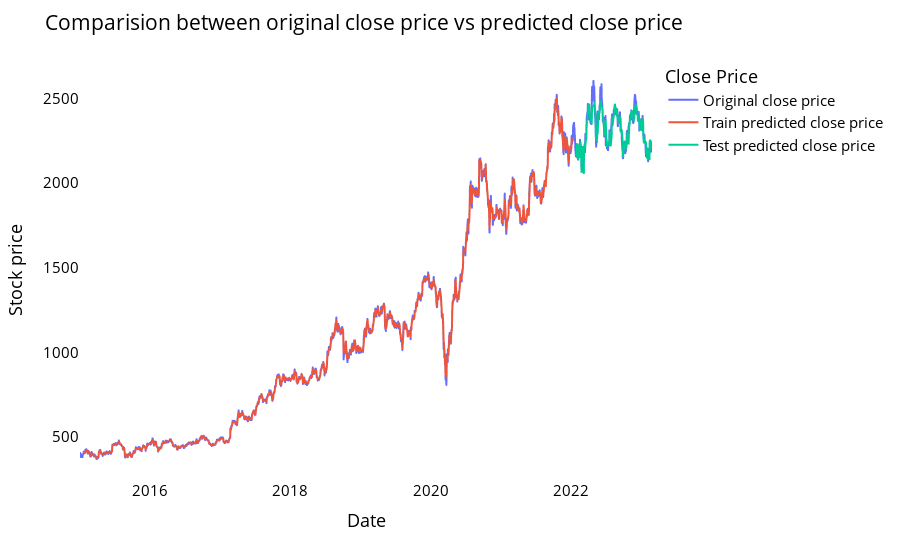

Source (notebook cell):
### Markdown cell above
### Comparision between original stock close price vs predicted close price

### Code cell
# shift train predictions for plotting

look_back=time_step
trainPredictPlot = np.empty_like(closedf)
trainPredictPlot[:, :] = np.nan
trainPredictPlot[look_back:len(train_predict)+look_back, :] = train_predict
print("Train predicted data: ", trainPredictPlot.shape)

# shift test predictions for plotting
testPredictPlot = np.empty_like(closedf)
testPredictPlot[:, :] = np.nan
testPredictPlot[len(train_predict)+(look_back*2)+1:len(closedf)-1, :] = test_predict
print("Test predicted data: ", testPredictPlot.shape)

names = cycle(['Original close price','Train predicted close price','Test predicted close price'])


plotdf = pd.DataFrame({'Date': close_stock['Date'],
                       'original_close': close_stock['Close'],
                      'train_predicted_close': trainPredictPlot.reshape(1,-1)[0].tolist(),
                      'test_predicted_close': testPredictPlot.reshape(1,-1)[0].tolist()})

fig = px.line(plotdf,x=plotdf['Date'], y=[plotdf['original_close'],plotdf['train_predicted_close'],
                                          plotdf['test_predicted_close']],
              labels={'value':'Stock price','Date': 'Date'})
fig.update_layout(title_text='Comparision between original close price vs predicted close price',
                  plot_bgcolor='white', font_size=15, font_color='black', legend_title_text='Close Price')
fig.for_each_trace(lambda t:  t.update(name = next(names)))

fig.update_xaxes(showgrid=False)
fig.update_yaxes(showgrid=False)
fig.show()

### Figure 1 — Plotly figure (JSON) as saved in the notebook; plotly's stock layout.template omitted (floating-point values rounded to 4 significant figures; data arrays with more than 128 entries replaced by an {"elided": "..."} marker saying what was removed)
{"data": [{"hovertemplate": "variable=original_close<br>Date=%{x}<br>Stock price=%{y}<extra></extra>", "legendgroup": "original_close", "line": {"color": "#636efa", "dash": "solid"}, "marker": {"symbol": "circle"}, "mode": "lines", "name": "Original close price", "showlegend": true, "type": "scattergl", "x": {"elided": "2016 str values"}, "xaxis": "x", "y": {"elided": "2016 float values"}, "yaxis": "y"}, {"hovertemplate": "variable=train_predicted_close<br>Date=%{x}<br>Stock price=%{y}<extra></extra>", "legendgroup": "train_predicted_close", "line": {"color": "#EF553B", "dash": "solid"}, "marker": {"symbol": "circle"}, "mode": "lines", "name": "Train predicted close price", "showlegend": true, "type": "scattergl", "x": {"elided": "2016 str values"}, "xaxis": "x", "y": {"elided": "2016 float values"}, "yaxis": "y"}, {"hovertemplate": "variable=test_predicted_close<br>Date=%{x}<br>Stock price=%{y}<extra></extra>", "legendgroup": "test_predicted_close", "line": {"color": "#00cc96", "dash": "solid"}, "marker": {"symbol": "circle"}, "mode": "lines", "name": "Test predicted close price", "showlegend": true, "type": "scattergl", "x": {"elided": "2016 str values"}, "xaxis": "x", "y": {"elided": "2016 float values"}, "yaxis": "y"}], "layout": {"font": {"color": "black", "size": 15}, "legend": {"title": {"text": "Close Price"}, "tracegroupgap": 0}, "margin": {"t": 60}, "plot_bgcolor": "white", "title": {"text": "Comparision between original close price vs predicted close price"}, "xaxis": {"anchor": "y", "domain": [0, 1], "showgrid": false, "title": {"text": "Date"}}, "yaxis": {"anchor": "x", "domain": [0, 1], "showgrid": false, "title": {"text": "Stock price"}}}}
